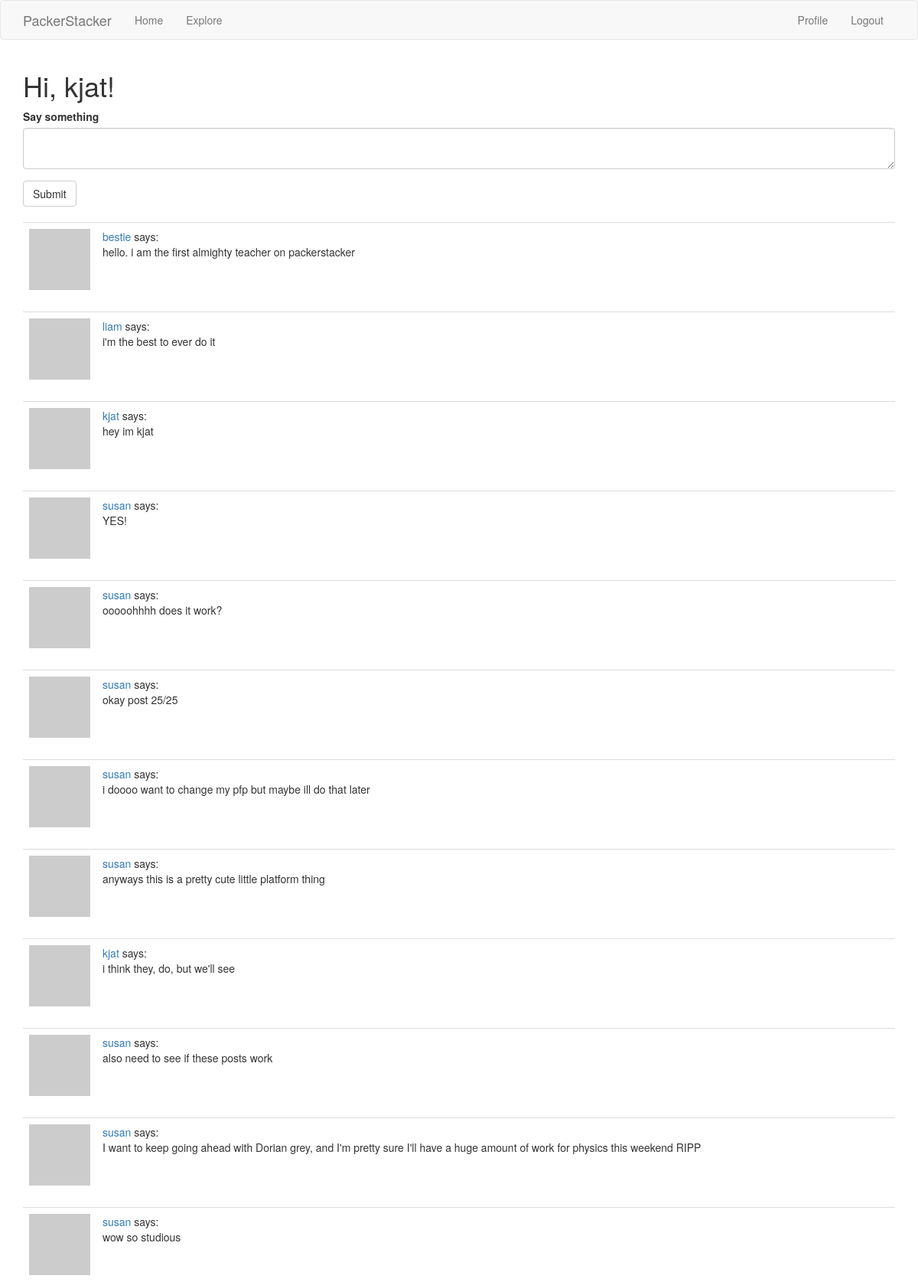
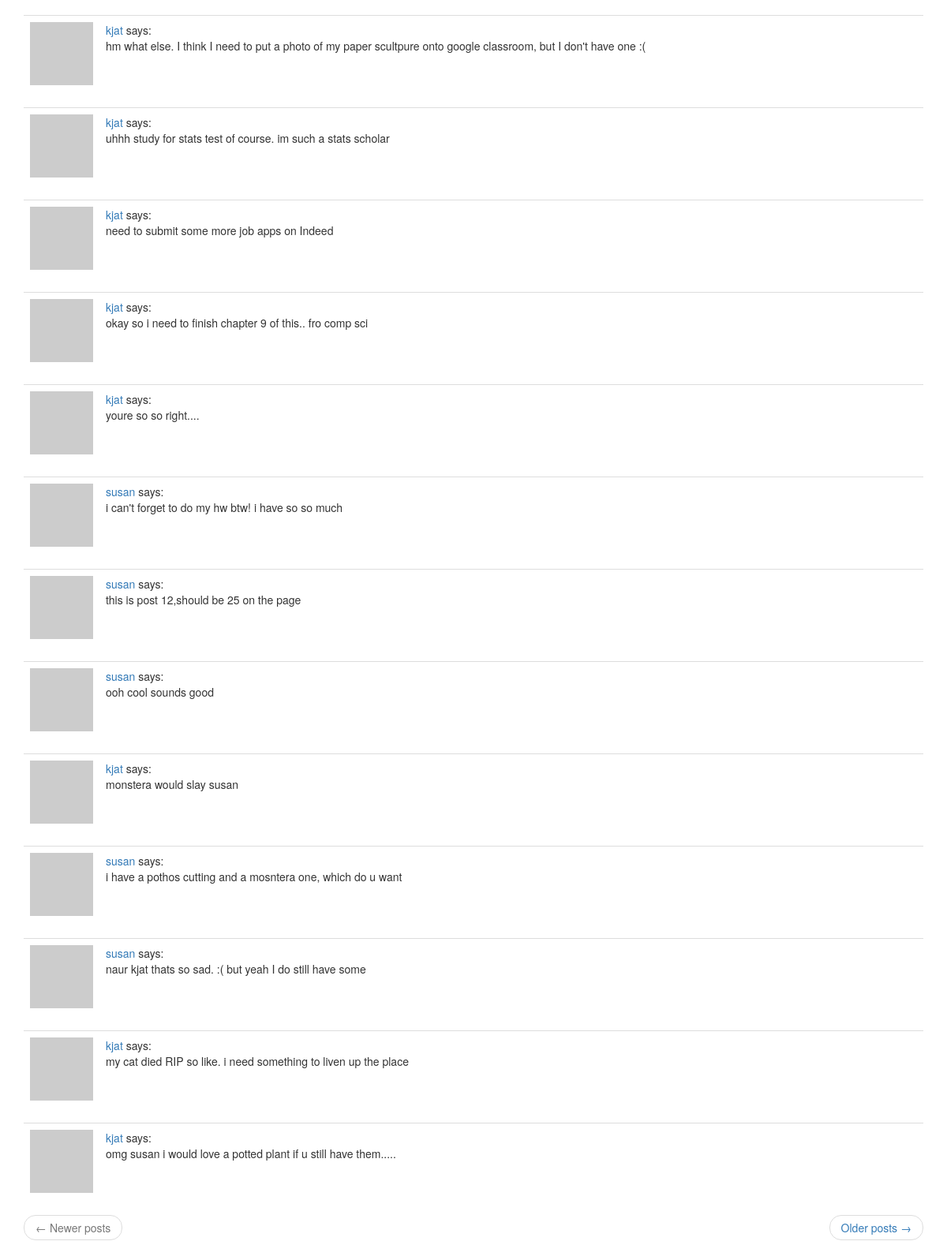
The page /index (signed in) on the database its author committed (2 pictures, top to bottom).
### app/models.py (models this page shows, shortened)
class User(UserMixin, db.Model):
    id = db.Column(db.Integer, primary_key=True)
    username = db.Column(db.String(64), index=True, unique=True)
    email = db.Column(db.String(120), index=True, unique=True)
    password_hash = db.Column(db.String(128))
    posts = db.relationship('Post', backref='author', lazy='dynamic')
    about_me = db.Column(db.String(140))
    last_seen = db.Column(db.DateTime, default=datetime.utcnow)
    type = db.Column(db.Boolean())
    def avatar(self, size):
        digest = md5(self.email.lower().encode('utf-8')).hexdigest()
        return 'https://www.gravatar.com/avatar/{}?d=identicon&s={}'.format(digest, size)
    followed = db.relationship(
        'User', secondary=followers,
        primaryjoin=(followers.c.follower_id == id),
        secondaryjoin=(followers.c.followed_id == id),
        backref=db.backref('followers', lazy='dynamic'), lazy='dynamic')
    def followed_posts(self):
        followed = Post.query.join(
            followers, (followers.c.followed_id == Post.user_id)).filter(
                followers.c.follower_id == self.id)
        own = Post.query.filter_by(user_id=self.id)
        return followed.union(own).order_by(Post.timestamp.desc())

class Post(db.Model):
    id = db.Column(db.Integer, primary_key=True)
    body = db.Column(db.String(140))
    timestamp = db.Column(db.DateTime, index=True, default=datetime.utcnow)
    user_id = db.Column(db.Integer, db.ForeignKey('user.id'))

### app/routes.py (the view)
@app.route('/', methods=['GET', 'POST'])
@app.route('/index', methods=['GET', 'POST'])
@login_required
def index():
    form = PostForm()
    if form.validate_on_submit():
        post = Post(body=form.post.data, author=current_user)
        db.session.add(post)
        db.session.commit()
        flash('Your post is now live!')
        return redirect(url_for('index'))
    page = request.args.get('page', 1, type=int)
    posts = current_user.followed_posts().paginate(
        page=page, per_page=app.config['POSTS_PER_PAGE'], error_out=False)
    next_url = url_for('index', page=posts.next_num) \
        if posts.has_next else None
    prev_url = url_for('index', page=posts.prev_num) \
        if posts.has_prev else None
    return render_template('index.html', title='Home', form=form,
                           posts=posts.items, next_url=next_url,
                           prev_url=prev_url)

### app/forms.py
class PostForm(FlaskForm):
    post = TextAreaField('Say something', validators=[
        DataRequired(), Length(min=1, max=140)])
    submit = SubmitField('Submit')

### app/models.py (called while the page is built)
@login.user_loader
def load_user(id):
    return User.query.get(int(id))

### app/routes.py (called while the page is built)
@app.before_request
def before_request():
    if current_user.is_authenticated:
        current_user.last_seen = datetime.utcnow()
        db.session.commit()

### app/templates/index.html
{% extends "base.html" %}
{% import 'bootstrap/wtf.html' as wtf %}
{% block app_content %}
    <h1>Hi, {{ current_user.username }}!</h1>
    {% if form %}
    {{ wtf.quick_form(form) }}
    <br>
    {% endif %}
    {% for post in posts %}
        {% include '_post.html' %}
    {% endfor %}
    <nav aria-label="...">
        <ul class="pager">
            <li class="previous{% if not prev_url %} disabled{% endif %}">
                <a href="{{ prev_url or '#' }}">
                    <span aria-hidden="true">&larr;</span> Newer posts
                </a>
            </li>
            <li class="next{% if not next_url %} disabled{% endif %}">
                <a href="{{ next_url or '#' }}">
                    Older posts <span aria-hidden="true">&rarr;</span>
                </a>
            </li>
        </ul>
    </nav>
{% endblock %}

### app/templates/_post.html
<table class="table table-hover">
        <tr>
            <td width="70px">
                <a href="{{ url_for('user', username=post.author.username) }}">
                    <img src="{{ post.author.avatar(70) }}" />
                </a>
            </td>
            <td>
                <a href="{{ url_for('user', username=post.author.username) }}">
                    {{ post.author.username }}
                </a>
                says:
                <br>
                {{ post.body }}
            </td>
        </tr>
    </table>

### rows shown on the page
User: username "kjat"
Post: author.username "bestie", body "hello. i am the first almighty teacher on packerstacker"
Post: author.username "liam", body "i'm the best to ever do it"
Post: author.username "kjat", body "hey im kjat"
Post: author.username "susan", body "YES!"
Post: author.username "susan", body "ooooohhhh does it work?"
Post: author.username "susan", body "okay post 25/25"
Post: author.username "susan", body "i doooo want to change my pfp but maybe ill do that later"
Post: author.username "susan", body "anyways this is a pretty cute little platform thing"
Post: author.username "kjat", body "i think they, do, but we'll see"
Post: author.username "susan", body "also need to see if these posts work"
Post: author.username "susan", body "I want to keep going ahead with Dorian grey, and I'm pretty sure I'll have a huge amount of work for physics this weekend RIPP"
Post: author.username "susan", body "wow so studious"
Post: author.username "kjat", body "hm what else. I think I need to put a photo of my paper scultpure onto google classroom, but I don't have one :("
Post: author.username "kjat", body "uhhh study for stats test of course. im such a stats scholar"
Post: author.username "kjat", body "need to submit some more job apps on Indeed"
Post: author.username "kjat", body "okay so i need to finish chapter 9 of this.. fro comp sci"
Post: author.username "kjat", body "youre so so right...."
Post: author.username "susan", body "i can't forget to do my hw btw! i have so so much"
Post: author.username "susan", body "this is post 12,should be 25 on the page"
Post: author.username "susan", body "ooh cool sounds good"
Post: author.username "kjat", body "monstera would slay susan"
Post: author.username "susan", body "i have a pothos cutting and a mosntera one, which do u want"
Post: author.username "susan", body "naur kjat thats so sad. :( but yeah I do still have some"
Post: author.username "kjat", body "my cat died RIP so like. i need something to liven up the place"
Post: author.username "kjat", body "omg susan i would love a potted plant if u still have them....."
